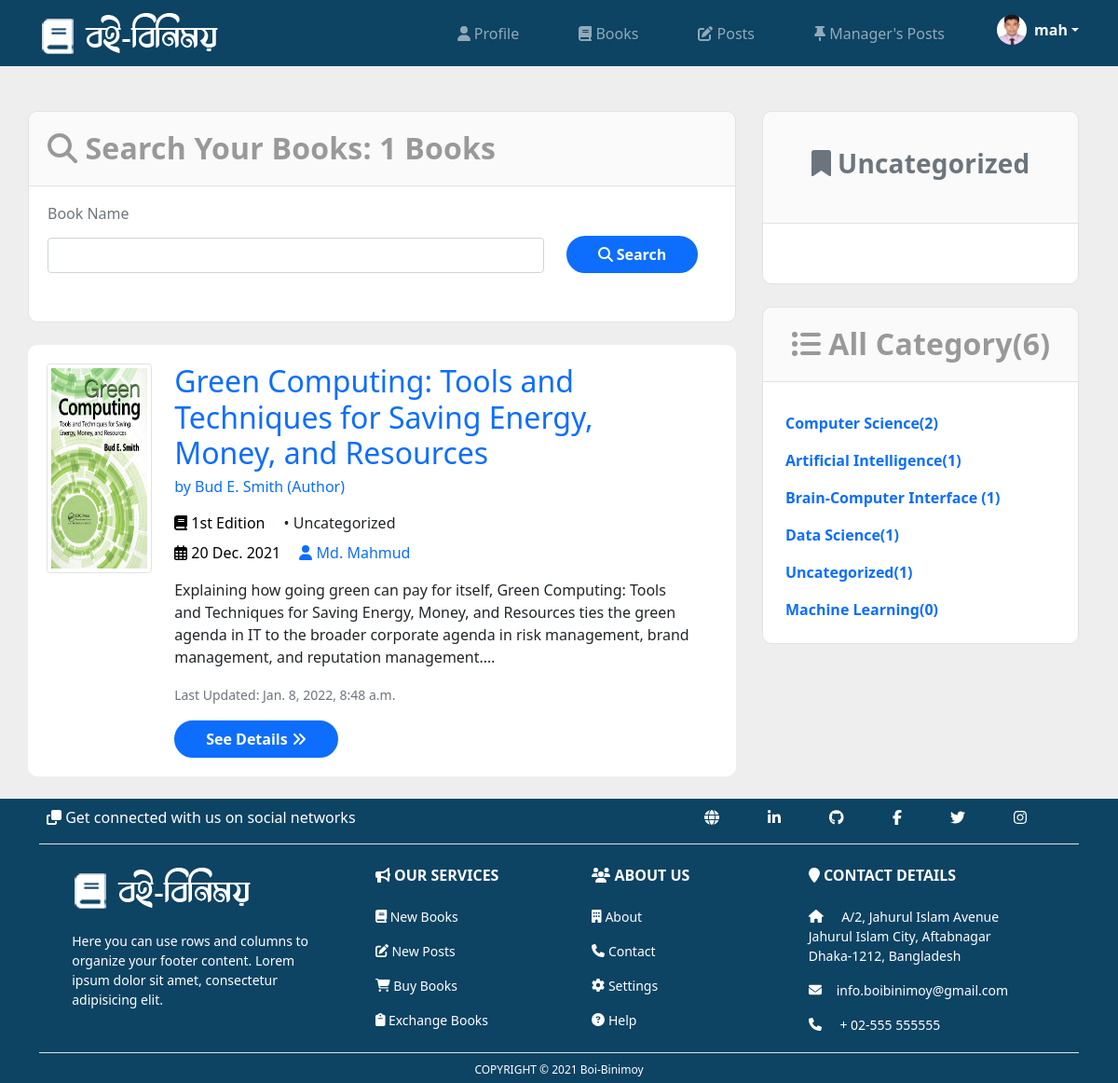
Before: /books/category/uncategorized/ (signed in) with the older database file.
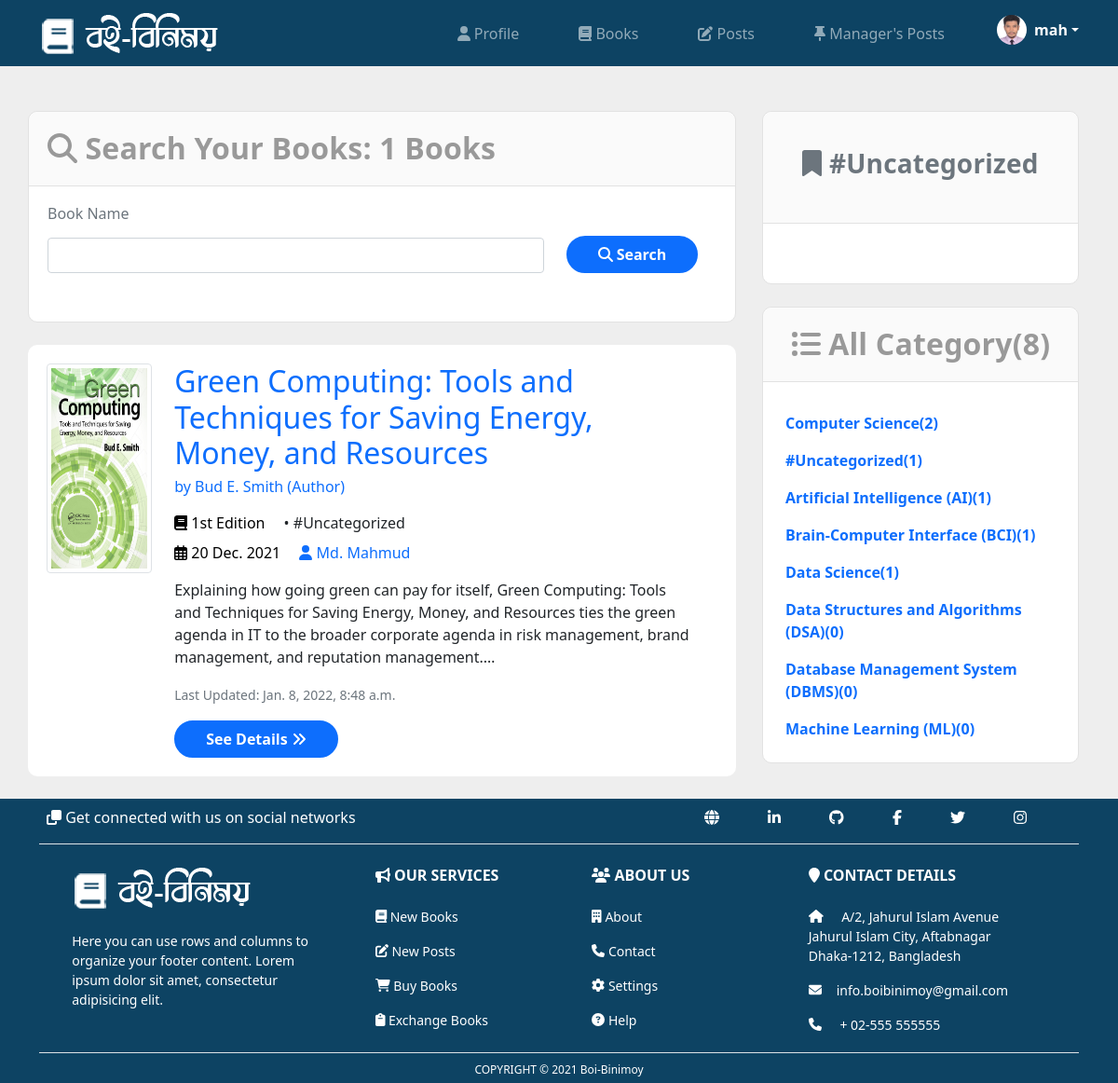
After: the same page with the newer database file.
### users/models.py (models this page shows, shortened)
class Customer(models.Model):
    GENDER_TYPE = (
        ('Male','Male'),
        ('Female','Female'),
        ('Others','Others')
    )
    OCCUPATION_TYPE = (
        ('Student','Student'),
        ('Job-Holder','Job-Holder'),
    )
    username = models.OneToOneField(User, null=True, blank=True, on_delete=models.CASCADE)
    first_name = models.CharField(max_length=200, null=True, blank=True)
    last_name = models.CharField(max_length=200, null=True, blank=True)
    profile_pic = models.ImageField(default='profile-white.png', null=True, blank=True)
    phone = models.CharField(max_length=200, null=True, blank=True)
    email = models.CharField(max_length=200, null=True, blank=True)
    address = models.CharField(max_length=200, null=True, blank=True)
    occupation = models.CharField(max_length=50,choices=OCCUPATION_TYPE, null=True,blank=True)
    gender = models.CharField(max_length=50,choices=GENDER_TYPE, null=True,blank=True)
    birth_date = models.DateField(null=True, blank=True)
    created = models.DateTimeField(auto_now_add=True)
    updated = models.DateTimeField(auto_now=True)
    @property
    def customerImageURL(self):
        try:
            img = self.profile_pic.url
        except:
            img = ''
        return img

### books/models.py (models this page shows, shortened)
class Book(models.Model):
    EXCHANGE = (
        ('Yes','Yes'),
        ('No','No'),
    )
    creator = models.ForeignKey(Customer, null=True, blank=True, on_delete=models.CASCADE)
    name = models.CharField(max_length=200, null=True, blank=True)
    author = models.CharField(max_length=200, null=True, blank=True)
    edition = models.CharField(max_length=200, null=True, blank=True)
    image = models.ImageField(default='default.jpg', null=True, blank=True)
    review = models.CharField(max_length=50, default="False", null = True, blank=True)
    slug = models.CharField(max_length=255, null=True, blank=True)
    category = models.ManyToManyField(Category, blank=True)
    description = models.TextField(null = True, blank=True)
    exchange = models.CharField(max_length=200,choices=EXCHANGE, null=True, blank=True)
    price = models.FloatField(null=True, blank=True)
    created = models.DateTimeField(auto_now_add=True)
    updated = models.DateTimeField(auto_now=True)
    @property
    def bookImageURL(self):
        try:
            img = self.image.url
        except:
            img = ''
        return img

class Category(models.Model):
    name = models.CharField(max_length=255)
    description = models.TextField(null = True, blank=True)
    slug = models.CharField(max_length=255, null=True, blank=True)
    def __str__(self) -> str:
        return self.name

### users/decorators.py (the view)
        def wrapper_func(request, *args, **kwargs):
            group = None
            if request.user.groups.exists():
                group = request.user.groups.all()[0].name
            if group in allowed_roles:
                return view_func(request, *args, **kwargs)
            else:
                return render(request,'users/unauthorized_page.html')

### templates/books/books_category.html (shortened to what the changed rows need)
{% extends "users/main.html" %}
{% load static %}
{% load widget_tweaks %}
{% block content %}
<div class="container">
  <br><br>
  <div class="row">
    <div class="col-lg-8">
      <div class="row">
        <div class="book-search-bg mb-4">
          <div class="panel-heading book-search-heading">
            <h2 class="font-weight-700"><i class="fas fa-search"></i> Search Your Books: {{books_count}} Books</h2>
          </div>
        </div>
        {% if books %}
        {% for book in books %}
        {% if book.review == 'True' %}
        <div class="col-lg-12 col-md-12 mb-4 book-post-bg">
          <div class="blog-item d-flex">
            <div class="blog-thumb">
              <a href="{% url 'books-details' book.slug %}">
                <img src="{{ book.bookImageURL }}" alt="{{ book.name }}" class="img-thumbnail book-img"/>
              </a>
            </div>
            <div class="blog-item-content mx-4">
              <div>
                  <div class="mb-3">
                    <h2 class="">
                        <a class="text-blue" href="{% url 'books-details' book.slug %}"> {{ book.name }} </a>
                      </h2>
                      <h6 class="text-blue"> by {{book.author}} (Author)</h6>
                </div>
                <div class="blog-item-meta mb-2">
                  <span class="text-black text-capitalize me-3">
                    <i class="fas fa-book mr-2"></i> {{ book.edition }} Edition
                  </span>
                  {% for cat in book.category.all %}
                      <span class="text-capitalize me-3">
                        &bull; {{ cat.name }}
                      </span>
                  {%endfor%}
                </div>
                <div class="mb-3">
                  <span class="text-black text-capitalize me-3">
                    <i class="far fa-calendar-alt mr-2"></i> {{ book.created|date:"d N Y" }}
                  </span>
                  <a href="{% url 'user-profile' book.creator.username %}" class="text-blue text-capitalize mr-3">
                    <i class="fa fa-user mr-2"></i> {{ book.creator.first_name }}
                  </a>
                </div>
                <p class="mb-3">{{ book.description|truncatechars:250 }}</p>
                <p class="card-text"><small class="text-muted">Last Updated: {{ book.updated }}</small></p>
              </div>
              <div class="mt-3">
                <a href="{% url 'books-details' book.slug %}" class="btn btn-blue btn-icon">
                  See Details <i class="fas fa-angle-double-right"></i>
                </a>
              </div>
            </div>
          </div>
        </div>
        {% endif %}
        {% endfor %}
        {% else %}
        <strong class="text-muted">There is no Book Post from Customer yet.</strong>
        {% endif %}
      </div>
    </div>
    <div class="col-lg-4">
      <div class="book-side-bg ms-3 mb-4">
        <div class="sidebar-wrap pl-lg-4 mt-5 mt-lg-0 my-5">
          <div class="panel-heading book-search-heading category-details-heading d-flex align-items-center justify-content-center">
            <h3 class="text-center text-muted font-weight-700"><i class="fa fa-bookmark" aria-hidden="true"></i> {{category}}</h3>
          </div>
        </div>
      </div>
      <div class="book-search-bg mb-4 ms-3">
        <div class="panel-heading book-search-heading">
          <h2 class="text-center font-weight-700"><i class="fa fa-list-ul" aria-hidden="true"></i> All Category({{category_count}})</h2>
        </div>
        <ul class="list-unstyled mb-3 px-4 py-2 my-2">
          {% for cat,count in category_dict %}
          <li class="align-items-center mt-3">
            <a class="text-blue font-weight-700" href="{% url 'books-category' cat.slug %}">{{ cat.name }}({{count}})</a>
          </li>
          {% endfor %}
        </ul>
      </div>
    </div>
  </div>
</div>
{% endblock %}

### templates/users/navbar.html (shortened to what this page needs)
{% load static %}
<nav class="navbar navbar-expand-lg navbar-dark bg-navbar bg-{{request.user.groups.all.0.name}}">
    <div class="container">
      <a class="navbar-brand" href="{% url 'home' %}"><img src="{% static 'images/logo.png' %}" alt=""></a>
      <div>
          <div class="collapse navbar-collapse" id="navbarNav">
            <ul class="navbar-nav">
              {% if request.user.groups.all.0.name == 'customer' %}
              <li class="nav-item">
                <a class="nav-link" href="{% url 'user-profile' request.user.username %}"><i class="fas fa-user"></i> Profile</a>
              </li>
              <li class="nav-item">
                <a class="nav-link" href="{% url 'books-home' %}"><i class="fas fa-book"></i> Books</a>
              </li>
              <li class="nav-item">
                <a class="nav-link" href="{% url 'blogs-home' %}"><i class="fas fa-edit"></i> Posts</a>
              </li>
              <li class="nav-item">
                <a class="nav-link" href="{% url 'blogs-home-manager' %}"><i class="fas fa-thumbtack"></i> Manager's Posts</a>
              </li>
              {% endif %}
              {% if request.user.groups.all.0.name == 'customer' %}
              <li class="nav-item">
                <div class="dropdown">
                    <a href="/" class="d-flex align-items-center text-white text-decoration-none dropdown-toggle" id="dropdownUser1" data-bs-toggle="dropdown" aria-expanded="false">
                        <img src='{{customer.customerImageURL}}' alt="" width="32" height="32" class="rounded-circle me-2">
                        <strong>{{customer.username}}</strong>
                    </a>
                </div>
              </li>
              {% else %}
              <li class="nav-item">
                <a class="btn btn-blue" href="{% url 'login' %}"><i class="fas fa-sign-in-alt"></i> Login</a>
              </li>
              {% endif %}
            </ul>
          </div>
      </div>
    </div>
  </nav>

Changed rows visible on the page:
changed Customer "mah": customerImageURL: a different picture
changed Category: name "Uncategorized" → "#Uncategorized"; moves up the list
changed Category: name "Artificial Intelligence" → "Artificial Intelligence (AI)"
changed Category: name "Brain-Computer Interface" → "Brain-Computer Interface (BCI)"
added Category: name "Data Structures and Algorithms (DSA)", count "0", shown under "All Category(8)"
added Category: name "Database Management System (DBMS)", count "0", shown under "All Category(8)"
changed Category: name "Machine Learning" → "Machine Learning (ML)"
Other visible differences:
{{ category_count }}: "6" → "8"
